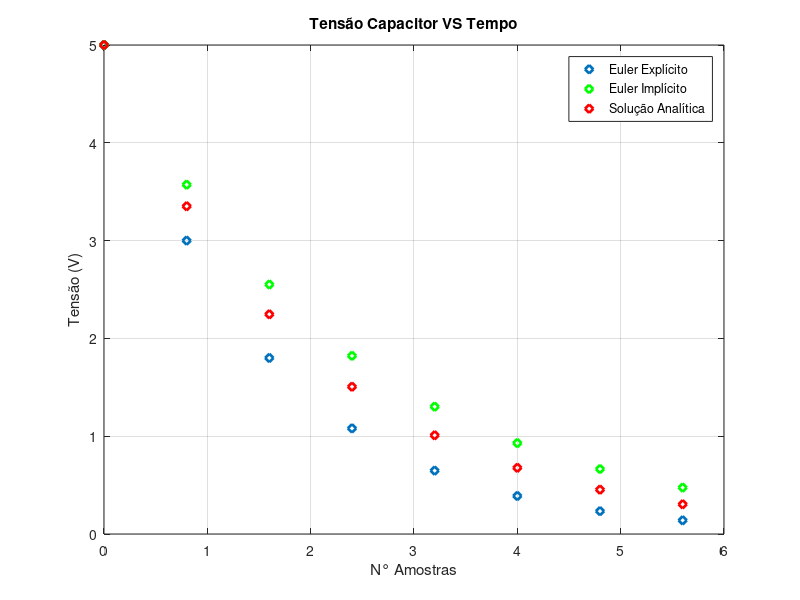

The MATLAB source for this figure:
######### Método de Euler Explícito ###########

clear
close all
clc

## Parâmetros do Modelo ##
Vco = 5;
R = 200000;
C = 10e-6;

## Parâmetros da Simulação ##
Dt = 0.8;
Vca(1) = Vco;
Vcap(1) = Vco;
Vc(1) = Vco; #ou
##Vc = [Vco];

######################################################******
t0 = 0;
tf = 6;

t = t0:Dt:tf; #vetor de tempo
na = size(t,2); #vetor coluna
## na = tf/Dt + 1;

######################################################******

########## k são n° de amostras

for k = 1:na-1 ##colocar 1:4******

  Vc(k+1) = (1-Dt/(R*C))*Vc(k); #Explicito

  Vcap(k+1) = (1/(1+(Dt/(R*C))))*Vcap(k); #Implicito

  Vca(k+1) = Vco*e^((-Dt*k)/(R*C));

end
Vc;
Vcap;
Vca;

#t = 0:Dt:k; #habilitar******
plot(t,Vc, 'd', 'linewidth',2)
title('Tensão Capacitor VS Tempo')
xlabel('N° Amostras')
ylabel('Tensão (V)')
grid on
hold on

plot(t, Vcap, 'gd', 'linewidth', 2)
plot(t, Vca, 'rd', 'linewidth', 2)
legend('Euler Explícito', 'Euler Implícito', 'Solução Analítica')
